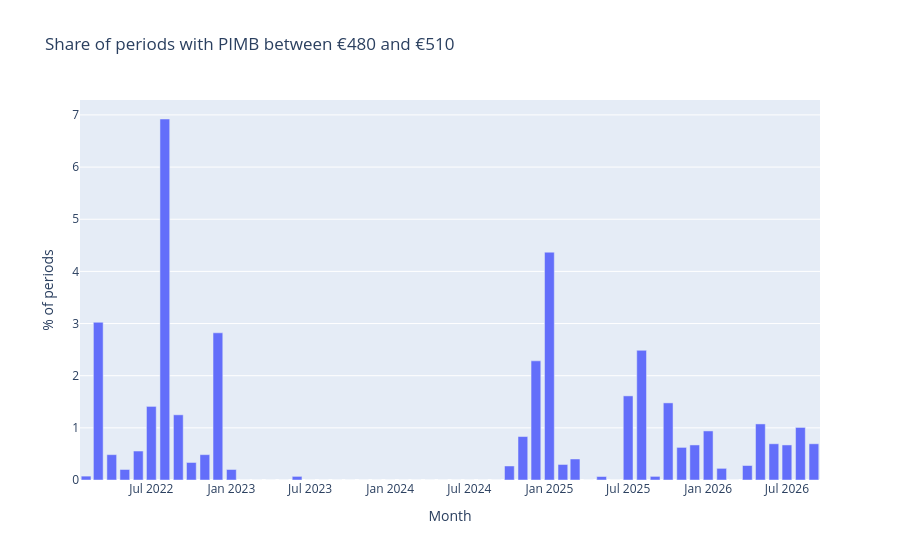

Notebook source saved alongside this figure:
### Markdown cell above
## 7. The upper price ceiling

From around December 2024 the imbalance price repeatedly reaches a level of roughly €490/MWh that is not present earlier. The mechanism setting this level should be identified, as it bounds the upper tail used for extreme value analysis.

### Code cell
near_cap = p.between(480, 510).groupby(p.index.tz_convert(None).to_period("M")).mean() * 100
fig = px.bar(x=near_cap.index.astype(str), y=near_cap.values,
             labels=dict(x="Month", y="% of periods"),
             title="Share of periods with PIMB between €480 and €510")
display(fig)
p[p > 400].round(0).value_counts().head(10).rename("periods")

### Figure 1 — Plotly figure (JSON) as saved in the notebook; plotly's stock layout.template omitted (floating-point values rounded to 4 significant figures)
{"data": [{"hovertemplate": "Month=%{x}<br>% of periods=%{y}<extra></extra>", "legendgroup": "", "marker": {"color": "#636efa", "pattern": {"shape": ""}}, "name": "", "orientation": "v", "showlegend": false, "textposition": "auto", "type": "bar", "x": ["2022-02", "2022-03", "2022-04", "2022-05", "2022-06", "2022-07", "2022-08", "2022-09", "2022-10", "2022-11", "2022-12", "2023-01", "2023-02", "2023-03", "2023-04", "2023-05", "2023-06", "2023-07", "2023-08", "2023-09", "2023-10", "2023-11", "2023-12", "2024-01", "2024-02", "2024-03", "2024-04", "2024-05", "2024-06", "2024-07", "2024-08", "2024-09", "2024-10", "2024-11", "2024-12", "2025-01", "2025-02", "2025-03", "2025-04", "2025-05", "2025-06", "2025-07", "2025-08", "2025-09", "2025-10", "2025-11", "2025-12", "2026-01", "2026-02", "2026-03", "2026-04", "2026-05", "2026-06", "2026-07", "2026-08", "2026-09"], "xaxis": "x", "y": [0.0744, 3.024, 0.4861, 0.2016, 0.5556, 1.411, 6.922, 1.25, 0.336, 0.4861, 2.823, 0.2016, 0.0, 0.0, 0.0, 0.0, 0.06944, 0.0, 0.0, 0.0, 0.0, 0.0, 0.0, 0.0, 0.0, 0.0, 0.0, 0.0, 0.0, 0.0, 0.0, 0.0, 0.2688, 0.8333, 2.285, 4.368, 0.2976, 0.4032, 0.0, 0.0672, 0.0, 1.613, 2.487, 0.06944, 1.478, 0.625, 0.672, 0.9409, 0.2232, 0.0, 0.2778, 1.075, 0.6944, 0.672, 1.008, 0.6944], "yaxis": "y"}], "layout": {"barmode": "relative", "legend": {"tracegroupgap": 0}, "title": {"text": "Share of periods with PIMB between €480 and €510"}, "xaxis": {"anchor": "y", "domain": [0, 1], "title": {"text": "Month"}}, "yaxis": {"anchor": "x", "domain": [0, 1], "title": {"text": "% of periods"}}}}
